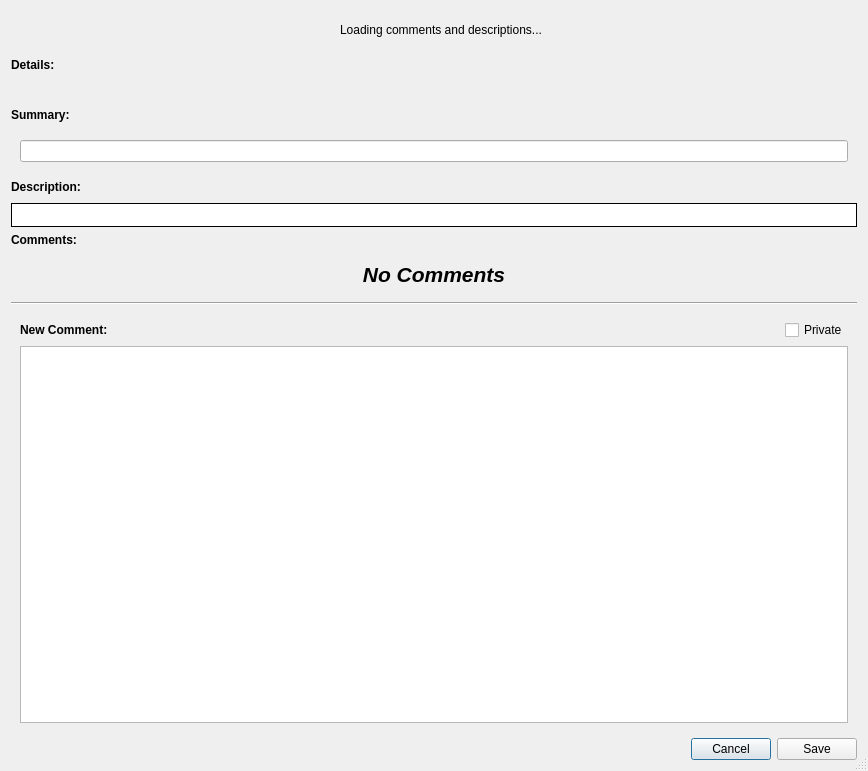
<?xml version="1.0" encoding="UTF-8"?>
<ui version="4.0">
 <class>NewCommentsDialog</class>
 <widget class="QDialog" name="NewCommentsDialog">
  <property name="geometry">
   <rect>
    <x>0</x>
    <y>0</y>
    <width>868</width>
    <height>771</height>
   </rect>
  </property>
  <property name="windowTitle">
   <string>Bug Details</string>
  </property>
  <property name="sizeGripEnabled">
   <bool>true</bool>
  </property>
  <layout class="QVBoxLayout" name="verticalLayout_10">
   <item>
    <widget class="QFrame" name="loadingFrame">
     <property name="frameShape">
      <enum>QFrame::NoFrame</enum>
     </property>
     <property name="frameShadow">
      <enum>QFrame::Plain</enum>
     </property>
     <layout class="QHBoxLayout" name="horizontalLayout_3">
      <item>
       <spacer name="horizontalSpacer">
        <property name="orientation">
         <enum>Qt::Horizontal</enum>
        </property>
        <property name="sizeHint" stdset="0">
         <size>
          <width>40</width>
          <height>20</height>
         </size>
        </property>
       </spacer>
      </item>
      <item>
       <widget class="QLabel" name="spinnerLabel">
        <property name="text">
         <string/>
        </property>
        <property name="pixmap">
         <pixmap resource="resources.qrc">:/spinner</pixmap>
        </property>
        <property name="alignment">
         <set>Qt::AlignHCenter|Qt::AlignTop</set>
        </property>
       </widget>
      </item>
      <item>
       <widget class="QLabel" name="loadingCommentsLabel">
        <property name="text">
         <string>Loading comments and descriptions...</string>
        </property>
        <property name="alignment">
         <set>Qt::AlignLeading|Qt::AlignLeft|Qt::AlignVCenter</set>
        </property>
       </widget>
      </item>
      <item>
       <spacer name="horizontalSpacer_2">
        <property name="orientation">
         <enum>Qt::Horizontal</enum>
        </property>
        <property name="sizeHint" stdset="0">
         <size>
          <width>40</width>
          <height>20</height>
         </size>
        </property>
       </spacer>
      </item>
     </layout>
    </widget>
   </item>
   <item>
    <layout class="QHBoxLayout" name="detailsLabelLayout">
     <item>
      <widget class="ClickableText" name="detailsLabel">
       <property name="font">
        <font>
         <weight>75</weight>
         <bold>true</bold>
        </font>
       </property>
       <property name="toolTip">
        <string>Click to show or hide the details</string>
       </property>
       <property name="text">
        <string>Details:</string>
       </property>
      </widget>
     </item>
     <item>
      <widget class="QLabel" name="detailsGraphic">
       <property name="text">
        <string/>
       </property>
       <property name="pixmap">
        <pixmap resource="resources.qrc">:/small_arrow_down</pixmap>
       </property>
      </widget>
     </item>
     <item>
      <spacer name="horizontalSpacer_3">
       <property name="orientation">
        <enum>Qt::Horizontal</enum>
       </property>
       <property name="sizeHint" stdset="0">
        <size>
         <width>40</width>
         <height>20</height>
        </size>
       </property>
      </spacer>
     </item>
    </layout>
   </item>
   <item>
    <widget class="QFrame" name="detailsFrame">
     <property name="frameShape">
      <enum>QFrame::NoFrame</enum>
     </property>
     <property name="frameShadow">
      <enum>QFrame::Plain</enum>
     </property>
     <layout class="QVBoxLayout" name="detailsLayout"/>
    </widget>
   </item>
   <item>
    <widget class="QFrame" name="topSummaryFrame">
     <property name="frameShape">
      <enum>QFrame::NoFrame</enum>
     </property>
     <property name="frameShadow">
      <enum>QFrame::Plain</enum>
     </property>
     <layout class="QVBoxLayout" name="verticalLayout_7">
      <property name="margin">
       <number>0</number>
      </property>
      <item>
       <layout class="QHBoxLayout" name="summaryLabelLayout">
        <item>
         <widget class="ClickableText" name="summaryLabel">
          <property name="font">
           <font>
            <weight>75</weight>
            <bold>true</bold>
           </font>
          </property>
          <property name="toolTip">
           <string>Click to show or hide the summary</string>
          </property>
          <property name="text">
           <string>Summary:</string>
          </property>
         </widget>
        </item>
        <item>
         <widget class="QLabel" name="summaryGraphic">
          <property name="text">
           <string/>
          </property>
          <property name="pixmap">
           <pixmap resource="resources.qrc">:/small_arrow_down</pixmap>
          </property>
         </widget>
        </item>
        <item>
         <spacer name="horizontalSpacer_4">
          <property name="orientation">
           <enum>Qt::Horizontal</enum>
          </property>
          <property name="sizeHint" stdset="0">
           <size>
            <width>40</width>
            <height>20</height>
           </size>
          </property>
         </spacer>
        </item>
       </layout>
      </item>
      <item>
       <widget class="QFrame" name="summaryFrame">
        <property name="frameShape">
         <enum>QFrame::NoFrame</enum>
        </property>
        <property name="frameShadow">
         <enum>QFrame::Plain</enum>
        </property>
        <layout class="QVBoxLayout" name="verticalLayout_5">
         <item>
          <widget class="QLineEdit" name="summaryTextBox">
           <property name="readOnly">
            <bool>true</bool>
           </property>
          </widget>
         </item>
        </layout>
       </widget>
      </item>
     </layout>
    </widget>
   </item>
   <item>
    <widget class="QScrollArea" name="scrollArea_2">
     <property name="frameShape">
      <enum>QFrame::NoFrame</enum>
     </property>
     <property name="frameShadow">
      <enum>QFrame::Plain</enum>
     </property>
     <property name="lineWidth">
      <number>0</number>
     </property>
     <property name="widgetResizable">
      <bool>true</bool>
     </property>
     <widget class="QWidget" name="scrollAreaWidgetContents_2">
      <property name="geometry">
       <rect>
        <x>0</x>
        <y>0</y>
        <width>860</width>
        <height>524</height>
       </rect>
      </property>
      <layout class="QVBoxLayout" name="verticalLayout_11">
       <property name="margin">
        <number>0</number>
       </property>
       <item>
        <widget class="QFrame" name="topDescriptionFrame">
         <property name="minimumSize">
          <size>
           <width>0</width>
           <height>26</height>
          </size>
         </property>
         <property name="frameShape">
          <enum>QFrame::NoFrame</enum>
         </property>
         <property name="frameShadow">
          <enum>QFrame::Plain</enum>
         </property>
         <layout class="QVBoxLayout" name="verticalLayout_4">
          <property name="margin">
           <number>0</number>
          </property>
          <item>
           <layout class="QHBoxLayout" name="descriptionLabelLayout">
            <item>
             <widget class="ClickableText" name="descriptionLabel">
              <property name="font">
               <font>
                <weight>75</weight>
                <bold>true</bold>
               </font>
              </property>
              <property name="text">
               <string>Description:</string>
              </property>
             </widget>
            </item>
            <item>
             <widget class="QLabel" name="descriptionGraphic">
              <property name="text">
               <string/>
              </property>
              <property name="pixmap">
               <pixmap resource="resources.qrc">:/small_arrow_down</pixmap>
              </property>
             </widget>
            </item>
            <item>
             <spacer name="horizontalSpacer_6">
              <property name="orientation">
               <enum>Qt::Horizontal</enum>
              </property>
              <property name="sizeHint" stdset="0">
               <size>
                <width>40</width>
                <height>20</height>
               </size>
              </property>
             </spacer>
            </item>
           </layout>
          </item>
          <item>
           <widget class="QFrame" name="descriptionFrame">
            <property name="styleSheet">
             <string notr="true">background: rgb(255, 255, 255)</string>
            </property>
            <property name="frameShape">
             <enum>QFrame::Box</enum>
            </property>
            <property name="frameShadow">
             <enum>QFrame::Plain</enum>
            </property>
            <layout class="QVBoxLayout" name="verticalLayout_2">
             <property name="margin">
              <number>4</number>
             </property>
             <item>
              <widget class="QLabel" name="descriptionText">
               <property name="text">
                <string/>
               </property>
               <property name="wordWrap">
                <bool>true</bool>
               </property>
               <property name="openExternalLinks">
                <bool>true</bool>
               </property>
              </widget>
             </item>
            </layout>
           </widget>
          </item>
         </layout>
        </widget>
       </item>
       <item>
        <widget class="QFrame" name="topCommentsFrame">
         <property name="minimumSize">
          <size>
           <width>0</width>
           <height>26</height>
          </size>
         </property>
         <property name="frameShape">
          <enum>QFrame::NoFrame</enum>
         </property>
         <property name="frameShadow">
          <enum>QFrame::Plain</enum>
         </property>
         <layout class="QVBoxLayout" name="verticalLayout_8">
          <property name="margin">
           <number>0</number>
          </property>
          <item>
           <widget class="QLabel" name="commentsLabel">
            <property name="font">
             <font>
              <weight>75</weight>
              <bold>true</bold>
             </font>
            </property>
            <property name="text">
             <string>Comments:</string>
            </property>
           </widget>
          </item>
          <item>
           <widget class="QFrame" name="commentsFrame">
            <property name="styleSheet">
             <string notr="true"/>
            </property>
            <property name="frameShape">
             <enum>QFrame::NoFrame</enum>
            </property>
            <property name="frameShadow">
             <enum>QFrame::Plain</enum>
            </property>
            <layout class="QVBoxLayout" name="verticalLayout_3">
             <item>
              <layout class="QVBoxLayout" name="commentsLayout">
               <item>
                <widget class="QLabel" name="noCommentsLabel">
                 <property name="font">
                  <font>
                   <pointsize>16</pointsize>
                   <weight>75</weight>
                   <italic>true</italic>
                   <bold>true</bold>
                  </font>
                 </property>
                 <property name="text">
                  <string>No Comments</string>
                 </property>
                 <property name="alignment">
                  <set>Qt::AlignCenter</set>
                 </property>
                 <property name="textInteractionFlags">
                  <set>Qt::NoTextInteraction</set>
                 </property>
                </widget>
               </item>
              </layout>
             </item>
            </layout>
           </widget>
          </item>
         </layout>
        </widget>
       </item>
       <item>
        <widget class="Line" name="line">
         <property name="orientation">
          <enum>Qt::Horizontal</enum>
         </property>
        </widget>
       </item>
       <item>
        <widget class="QFrame" name="topNewCommentFrame">
         <property name="minimumSize">
          <size>
           <width>0</width>
           <height>30</height>
          </size>
         </property>
         <property name="frameShape">
          <enum>QFrame::NoFrame</enum>
         </property>
         <property name="frameShadow">
          <enum>QFrame::Plain</enum>
         </property>
         <layout class="QVBoxLayout" name="verticalLayout">
          <property name="margin">
           <number>0</number>
          </property>
          <item>
           <widget class="QFrame" name="newCommentFrame">
            <property name="frameShape">
             <enum>QFrame::NoFrame</enum>
            </property>
            <property name="frameShadow">
             <enum>QFrame::Plain</enum>
            </property>
            <layout class="QVBoxLayout" name="verticalLayout_9">
             <item>
              <layout class="QHBoxLayout" name="horizontalLayout_2">
               <item>
                <widget class="QLabel" name="newCommentLabel">
                 <property name="font">
                  <font>
                   <weight>75</weight>
                   <bold>true</bold>
                  </font>
                 </property>
                 <property name="text">
                  <string>New Comment:</string>
                 </property>
                </widget>
               </item>
               <item>
                <spacer name="horizontalSpacer_5">
                 <property name="orientation">
                  <enum>Qt::Horizontal</enum>
                 </property>
                 <property name="sizeHint" stdset="0">
                  <size>
                   <width>40</width>
                   <height>20</height>
                  </size>
                 </property>
                </spacer>
               </item>
               <item>
                <widget class="QCheckBox" name="newCommentPrivateCheckbox">
                 <property name="text">
                  <string>Private</string>
                 </property>
                </widget>
               </item>
              </layout>
             </item>
             <item>
              <widget class="QPlainTextEdit" name="commentEdit">
               <property name="sizePolicy">
                <sizepolicy hsizetype="Expanding" vsizetype="Expanding">
                 <horstretch>0</horstretch>
                 <verstretch>0</verstretch>
                </sizepolicy>
               </property>
              </widget>
             </item>
            </layout>
           </widget>
          </item>
         </layout>
        </widget>
       </item>
      </layout>
     </widget>
    </widget>
   </item>
   <item>
    <layout class="QHBoxLayout" name="horizontalLayout">
     <item>
      <spacer name="horizontalSpacer_8">
       <property name="orientation">
        <enum>Qt::Horizontal</enum>
       </property>
       <property name="sizeHint" stdset="0">
        <size>
         <width>40</width>
         <height>20</height>
        </size>
       </property>
      </spacer>
     </item>
     <item>
      <widget class="QPushButton" name="cancelButton">
       <property name="text">
        <string>Cancel</string>
       </property>
      </widget>
     </item>
     <item>
      <widget class="QPushButton" name="saveButton">
       <property name="text">
        <string>Save</string>
       </property>
      </widget>
     </item>
    </layout>
   </item>
  </layout>
 </widget>
 <customwidgets>
  <customwidget>
   <class>ClickableText</class>
   <extends>QLabel</extends>
   <header>ClickableText.h</header>
  </customwidget>
 </customwidgets>
 <resources>
  <include location="resources.qrc"/>
 </resources>
 <connections/>
</ui>
